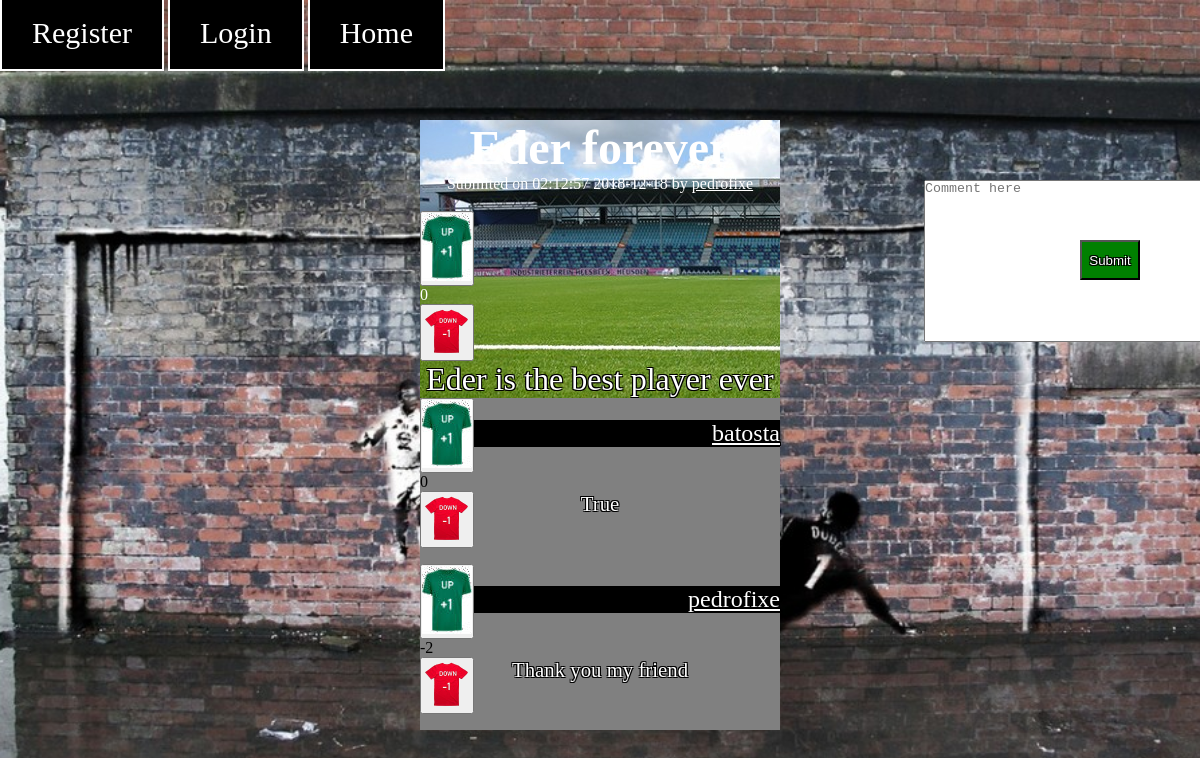
The app's page /postPage.php?id=1 with its own data.
### tables this page shows
CREATE TABLE Post (
	idPost		INTEGER NOT NULL PRIMARY KEY,
	idUser		INTEGER REFERENCES User (idUser),

	Title 		VARCHAR (100) NOT NULL,
	Text		VARCHAR (1000) NOT NULL,

	Link		VARCHAR NOT NULL,

	Date		INTEGER NOT NULL,

	Upvotes		INTEGER,
	Downvotes	INTEGER
);

CREATE TABLE User (
    idUser      INTEGER  NOT NULL PRIMARY KEY,

    username	VARCHAR (50) NOT NULL UNIQUE,
	password	VARCHAR NOT NULL,
	age 		INTEGER NOT NULL,
	email		VARCHAR (100) NOT NULL UNIQUE,
	pic			VARCHAR NOT NULL
);

CREATE TABLE Comment (
	idComment	INTEGER NOT NULL PRIMARY KEY,
	idUser		INTEGER REFERENCES User (idUser),
	idPost 		INTEGER REFERENCES Post (idPost),

	Text		VARCHAR (500) NOT NULL,

	Upvotes		INTEGER,
	Downvotes	INTEGER
);

### utilities.php (called while the page is built, shortened)
<?php
	function getUsernameFromID($dbh, $id)
	{
		$query = $dbh->prepare('SELECT * FROM User WHERE idUser = ?');
		$query->execute(array($id));
		$results = $query->fetchAll();
		return $results[0]['username'];
	}
	function loggedIn()
	{
		$session = session_start();
		if (isset($_SESSION['id']))
		{
			$id = $_SESSION['id'];
			return $id;
		}
		else
		{
			return -1;
		}
	}
?>

### postPage.php (the view, shortened to what this page needs)
<?php
	include_once("utilities.php");
	$idPost = $_GET['id'];
	$idPost = preg_replace("/[^0-9]/", "", $idPost);
	$dbh = new PDO('sqlite:database.db');
	$dbh->setAttribute(PDO::ATTR_EMULATE_PREPARES, false);
	$query1 = $dbh->prepare('SELECT * FROM Post WHERE idPost = ?');
	$status1 = $query1->execute(array($idPost));
	$fetched1 = $query1->fetchAll();
	if (count($fetched1) == 1)
	{
		$post = $fetched1[0];
		$idPost = $post['idPost'];
		$idUser = $post['idUser'];
		$username = getUsernameFromID($dbh, $idUser);
		$Title = $post['Title'];
		$Text = $post['Text'];
		$Link = $post['Link'];
		$Date = $post['Date'];
		$Upvotes = $post['Upvotes'];
		$Downvotes = $post['Downvotes'];
		$paragraphs = explode("\n", $Text);
		if (substr($Link, 0, 7) != "http://")
			$Link = "http://" . $Link;
	}
	$query2 = $dbh->prepare('SELECT * FROM user, (SELECT * FROM Comment WHERE idPost = ?) as comments where user.idUser = comments.idUser');
	$status2 = $query2->execute(array($idPost));
	$comments = $query2->fetchAll();
?>
<!DOCTYPE html>
<html>
<head>
	<link href="style.css" rel="stylesheet">
</head>
	<body>
		<div class="postPageMenu">
			<ul>
				<?php
					$id = loggedIn();
					if ($id == -1) : ?>
						<li class="active"> <a href="register.html">Register</a> </li>
						<li class="active"> <a href="login.html">Login</a> </li>
						<li class="active"> <a href="index.php">Home</a> </li>
					<?php else : ?>
						<li class="active"> <a href="profile.php">Profile</a> </li>
						<li class="active"> <a href="logout.php">Logout</a> </li>
						<li class="active"> <a href="index.php">Home</a> </li>
					<?php endif; ?>
			</ul>
		</div>
		<textarea id="commentText" placeholder="Comment here" rows="4" cols="40" maxlength="500" required></textarea>
		<button id="submitComment" onclick="registerComment(<?=$idPost?>)" > Submit </button>
		<section id="post">
			<article>
				<header>
					<h1>
						<?php if ($Link != "http://")
								  echo "<a href=\"$Link\">$Title</a>";
							  else
							  	  echo "$Title"; ?>
					</h1>
				</header>
				Submited on <?= date('H:i:s Y-m-d', $Date)?> by <a href="profile.php?id=<?= $idUser ?>" class='submitter'><?=$username?></a><br><br>
				<div class="post-votes">
					<div class='ball up' >
						<button onclick='upVote(<?=$idPost?>)' id='upVote()'>
							<img src="./images/upvote.jpg">
						</button>
					</div>
					<div id="numberOfVotesPost<?=$idPost?>"><?= $Upvotes-$Downvotes?></div>
					<div class='ball down' id='downvote()'>
						<button onclick='downVote(<?=$idPost?>)' id='downVote()'>
							<img src="images/downvote1.png">
						</button>
					</div>
				</div>
				<?php foreach ($paragraphs as $paragraph) { ?>
				<p><?=$paragraph?><p>
				<?php } ?>
			</article>
		</section>
		<section id="comments">
			<?php foreach ($comments as $comment) { ?>
				<div id="comment<?=$comment['idComment']?>">
					<div class="comment-votes">
						<div class='ball up' >
							<button onclick='upVoteComment(<?=$comment['idComment']?>)' id='upVoteComment()'>
								<img src="./images/upvote.jpg">
							</button>
						</div>
						<div id="numberOfVotesComment<?=$comment['idComment']?>"><?=$comment['Upvotes']-$comment['Downvotes']?></div>
						<div class='ball down' id='downvote()'>
							<button onclick='downVoteComment(<?=$comment['idComment']?>)' id='downVoteComment()'>
								<img src="images/downvote1.png">
							</button>
						</div>
					</div>
					<div class="commentUsername">
						<a href="profile.php?id=<?= $comment['idUser'] ?>" class='submitter'><?=$comment['username']?></a> <br>
					</div>
					<div class="commentText">
						<?=$comment['Text']?><br><br><br>
					</div>
				</div>
				<?php } ?>
		</section>
	</body>
</html>

### style.css (style rules this page uses)
* { margin: 0; padding: 0; }
#post { background-image: url(images/stadium.jpg); text-align: center; margin-left: auto; margin-right: auto; margin-top: 10%; position: relative; height: 290%; width: 30%; align-items: center; color: white; }
#post h1 { top: 17%; font-size: 300%; }
#post p { font-size: 200%; margin-top: 0%; margin-bottom: 0%; text-align: center; color: white; text-shadow: -1px -1px 0 #000, 1px -1px 0 #000, -1px 1px 0 #000, 1px 1px 0 #000; }
.postPageMenu { align-items: center; margin: auto auto; position: fixed; background-image: url(images/graffitti.jpg); height: 100%; width: 100%; top: 0%; background-size: cover; background-position: center; background-repeat: no-repeat; background-attachment:fixed; }
.postPageMenu > ul { top: 2%; left: 0%; position: relative; float: left; list-style: none; }
.postPageMenu > ul li { top: 2%; position: relative; display: inline-table; }
.postPageMenu > ul li a { top: 2%; position: relative; color: white; background-color: black; text-decoration: none; font-family: "Times New Roman", Times, serif; font-size: 30px; padding: 20px 30px; }
.postPageMenu > ul li.active a { border: 2px solid white; }
#comments { background-repeat: no-repeat; text-align: center; top: 50%; position: relative; width: 30%; margin-left: 35%; background-color: grey; }
#comments .comment-votes { left: 0%; text-align: left; }
#comments .commentText { color: white; font-size: 130%; margin-top: 12.5%; background-color: grey; text-shadow: -1px -1px 0 #000, 1px -1px 0 #000, -1px 1px 0 #000, 1px 1px 0 #000; }
#comments .commentUsername { text-align: right; color: white; font-size: 150%; margin-top: -35.5%; margin-bottom: 0%; background-color: black; text-shadow: -1px -1px 0 #000, 1px -1px 0 #000, -1px 1px 0 #000, 1px 1px 0 #000; }
#commentText { position: fixed; height: 20%; margin-left: 77%; margin-top: 5%; }
#submitComment { position: fixed; background-color: green; color: white; text-shadow: -1px -1px 0 #000, 1px -1px 0 #000, -1px 1px 0 #000, 1px 1px 0 #000; height: 5%; width: 5%; margin-top: 10%; margin-left: 90%; }
.post-votes { text-align: left; }
.submitter { color: white; margin-top: 20%; }
textarea { resize: none; }

### records on screen
post: Title "Eder forever", Date "02:12:57 2018-12-18", idUser.username "pedrofixe", $Upvotes-$Downvotes "0", Text "Eder is the best player ever"
comment: $comment['Upvotes']-$comment['Downvotes'] "0", idUser.username "batosta", Text "True"
comment: $comment['Upvotes']-$comment['Downvotes'] "-2", idUser.username "pedrofixe", Text "Thank you my friend"
